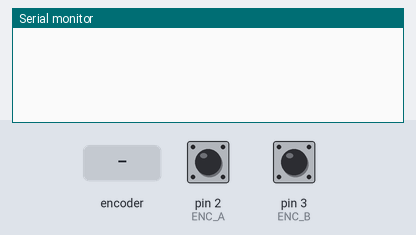
Simulated run of this sketch. Board: Arduino Uno, built with avr-gcc and run on an emulated ATmega328P. On the bench: the last lines printed to the serial monitor. The test bench sets the inputs (shaded band); at power-on: pin 2 (ENC_A) HIGH, pin 3 (ENC_B) HIGH.

Above: at 1.2 s.
1.3 s: rotary encoder on pin 2 (ENC_A) / pin 3 (ENC_B) turned 1 step (first pin leading)
At 2.6 s:
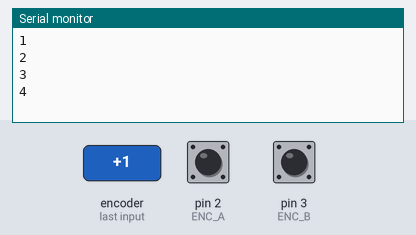
3.0 s: rotary encoder on pin 2 (ENC_A) / pin 3 (ENC_B) turned 1 step (first pin leading)
At 4.1 s:
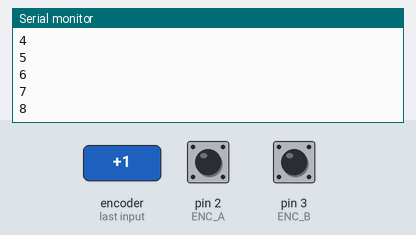
Timing chart, 0 to 6.0 s (numbered marks = the images above; inputs shaded):
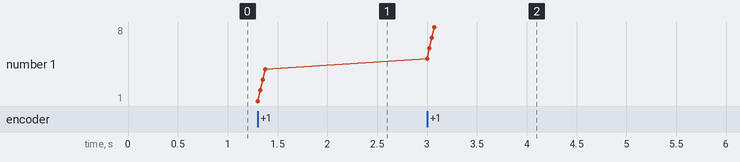

The sketch:

encoder_count.ino
```cpp
#define ENC_A 2
#define ENC_B 3

volatile byte pos;
volatile int EncCount = 0;


void setup() {
  pinMode(ENC_A, INPUT_PULLUP);
  pinMode(ENC_B, INPUT_PULLUP);

  attachInterrupt(digitalPinToInterrupt(ENC_A), ENC_READ, CHANGE);
  attachInterrupt(digitalPinToInterrupt(ENC_B), ENC_READ, CHANGE);

  Serial.begin(250000);
}


void loop() {}


void ENC_READ() {
  pos = ((pos & B00000011) << 2) + (!digitalRead(ENC_B) << 1) + !digitalRead(ENC_A);
  switch(pos){
      //反時計回り
      case B00000010 :
      case B00001011 :
      case B00001101 :
      case B00000100 :
        EncCount--;
        Serial.println(EncCount);

        break;
      //時計回り
      case B00000001 :
      case B00000111 :
      case B00001110 :
      case B00001000 :
        EncCount++;
        Serial.println(EncCount);
        break;
    }

  }
```

Measured:
- after the input at 1.3 s, the serial monitor: prints a new line at once (image 1)
- after the input at 3.0 s, the serial monitor: prints a new line at once (image 2)
- plotted number 1: 4 → 8 after the input at 3.0 s
